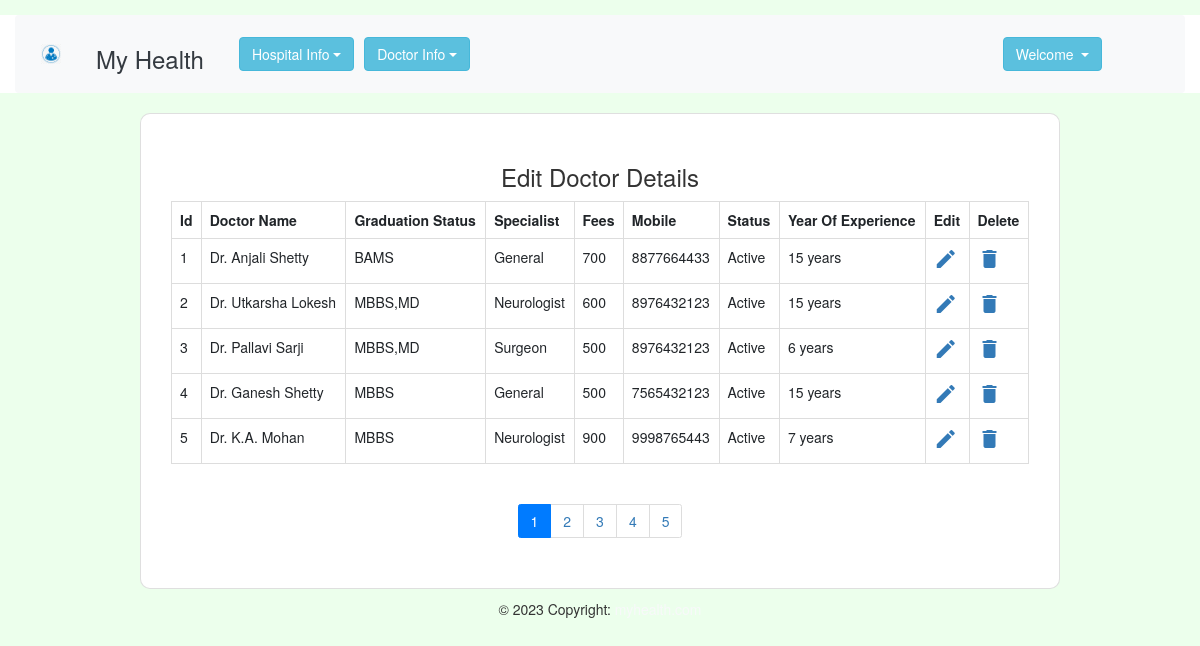
Screenshot of /admin/edit_doctor_details.php (signed in) with the database file from the repository.
### tables this page shows
CREATE TABLE IF NOT EXISTS `doctor_details` (
  `doctor_id` tinyint NOT NULL AUTO_INCREMENT,
  `doctor_name` varchar(100) NOT NULL,
  `graduation_status` varchar(50) NOT NULL,
  `email_id` varchar(150) NOT NULL,
  `specialist` varchar(100) NOT NULL,
  `fees` varchar(50) NOT NULL,
  `gender` varchar(100) NOT NULL,
  `address` varchar(250) NOT NULL,
  `mobile` varchar(12) NOT NULL,
  `status` varchar(12) NOT NULL,
  `experience` varchar(50) NOT NULL,
  `profile_photo` varchar(100) NOT NULL,
  `created_at` timestamp NOT NULL,
  `update_at` timestamp NOT NULL ON UPDATE CURRENT_TIMESTAMP,
  PRIMARY KEY (`doctor_id`)
);

### admin/db.php (called while the page is built, shortened)
<?php
class database
{
	public function dbConnection()
	{
		$servername = "localhost";
		$username = "root";
		$password = "test";
		$database = "myhealth";
		$conn = new mysqli($servername, $username, $password, $database);
		return $conn;
	}
}
?>

### admin/edit_doctor_details.php (the view, shortened to what this page needs)
<!doctype html>
<html lang="en">
<head>
</head>
<?php
if ($_SESSION["username"]) {
    ?>
    <?php include('adminhead.php'); ?>
    <body>
    <?php
    include('adminheader.php');
    ?>
 <body style="background-image: url('images/a_bg1.jpg'); background-size: cover;">
<section>
  <div class="container">
      <div class="row d-flex justify-content-center align-items-center h-100">
        <div class="col col-xl-10">
          <div class="card" style="border-radius: 1rem;">
            <div class="card-body p-4 p-lg-5 text-black">
                            <h3 class="text-center">Edit Doctor Details</h5>
<div class="table-responsive-lg">
    <table class="table table-bordered">
        <tr>
            <th>Id</th>
            <th>Doctor Name</th>
            <th>Graduation Status</th>
            <th>Specialist</th>
            <th>Fees</th>
            <th>Mobile</th>
            <th>Status</th>
            <th>Year Of Experience</th>
            <th>Edit</th>
            <th>Delete</th>
        </tr>
        <?php
        $query = "SELECT * FROM doctor_details ORDER BY doctor_id ASC";
        $result = mysqli_query($object->dbConnection(), $query);
        $recordsPerPage = 5;
        $totalPages = ceil($result->num_rows / $recordsPerPage);
        if (!isset($_GET['page'])) {
            $currentPage = 1;
        } else {
            $currentPage = intval($_GET['page']);
        }
        $startIndex = ($currentPage - 1) * $recordsPerPage;
        $query = "SELECT * FROM doctor_details ORDER BY doctor_id ASC LIMIT $startIndex, $recordsPerPage";
        $result = mysqli_query($object->dbConnection(), $query);
        if ($result->num_rows > 0) {
            while ($row = $result->fetch_assoc()) {
                echo "<tr>
                        <td>" . $row['doctor_id'] . "</td>
                        <td>" . $row['doctor_name'] . "</td>
                        <td>" . $row['graduation_status'] . "</td>
                        <td>" . $row['specialist'] . "</td>
                        <td>" . $row['fees'] . "</td>
                        <td>" . $row['mobile'] . "</td>
                        <td>" . $row['status'] . "</td>
                        <td>" . $row['experience'] . "</td>
                        <td><a class='edit' title='Edit' data-toggle='tooltip' href='edit_doc_details.php?id=" . $row['doctor_id'] . "'><i class='material-icons'></i></a></td>
                        <td><a class='delete' title='Delete' data-toggle='tooltip' href='?id=" . $row['doctor_id'] . "&action=delete'><i class='material-icons'></i></a></td>
                    </tr>";
            }
        } else {
            echo "<tr><td colspan='10'>0 results</td></tr>";
        }
        ?>
    </table>
    <nav aria-label="Page navigation" class="d-flex justify-content-center">
        <ul class="pagination">
            <?php
            for ($i = 1; $i <= $totalPages; $i++) {
                echo '<li class="page-item ' . ($currentPage == $i ? 'active' : '') . '">
                        <a class="page-link" href="?page=' . $i . '">' . $i . '</a>
                      </li>';
            }
            ?>
        </ul>
    </nav>
</div>
</section>
 <div id="footer" class=" mt-auto  ">
<?php include('adminfooter.php'); ?>
</div>
    <?php
} else {
    header("Location: login.php");
}
?>
    </body>
    </html>

### admin/edit_doctor_details.php (style rules this page uses)
body { background-color: #ECFFEC !important; }

### rows the page displays
doctor_details: doctor_id "1", doctor_name "Dr. Anjali Shetty", graduation_status "BAMS", specialist "General", fees "700", mobile "8877664433", status "Active", experience "15 years"
doctor_details: doctor_id "2", doctor_name "Dr. Utkarsha Lokesh", graduation_status "MBBS,MD", specialist "Neurologist", fees "600", mobile "8976432123", status "Active", experience "15 years"
doctor_details: doctor_id "3", doctor_name "Dr. Pallavi Sarji", graduation_status "MBBS,MD", specialist "Surgeon", fees "500", mobile "8976432123", status "Active", experience "6 years"
doctor_details: doctor_id "4", doctor_name "Dr. Ganesh Shetty", graduation_status "MBBS", specialist "General", fees "500", mobile "7565432123", status "Active", experience "15 years"
doctor_details: doctor_id "5", doctor_name "Dr. K.A. Mohan", graduation_status "MBBS", specialist "Neurologist", fees "900", mobile "9998765443", status "Active", experience "7 years"
